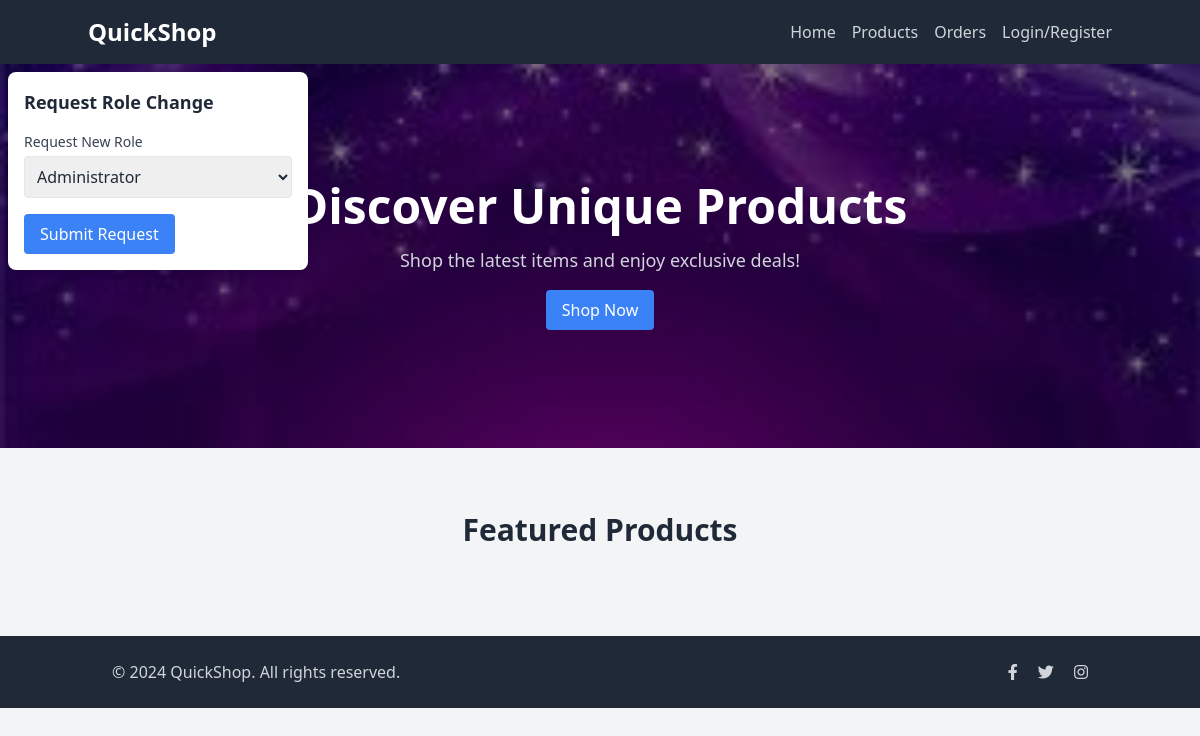
/view/home.php, run on an earlier commit of the app's database.
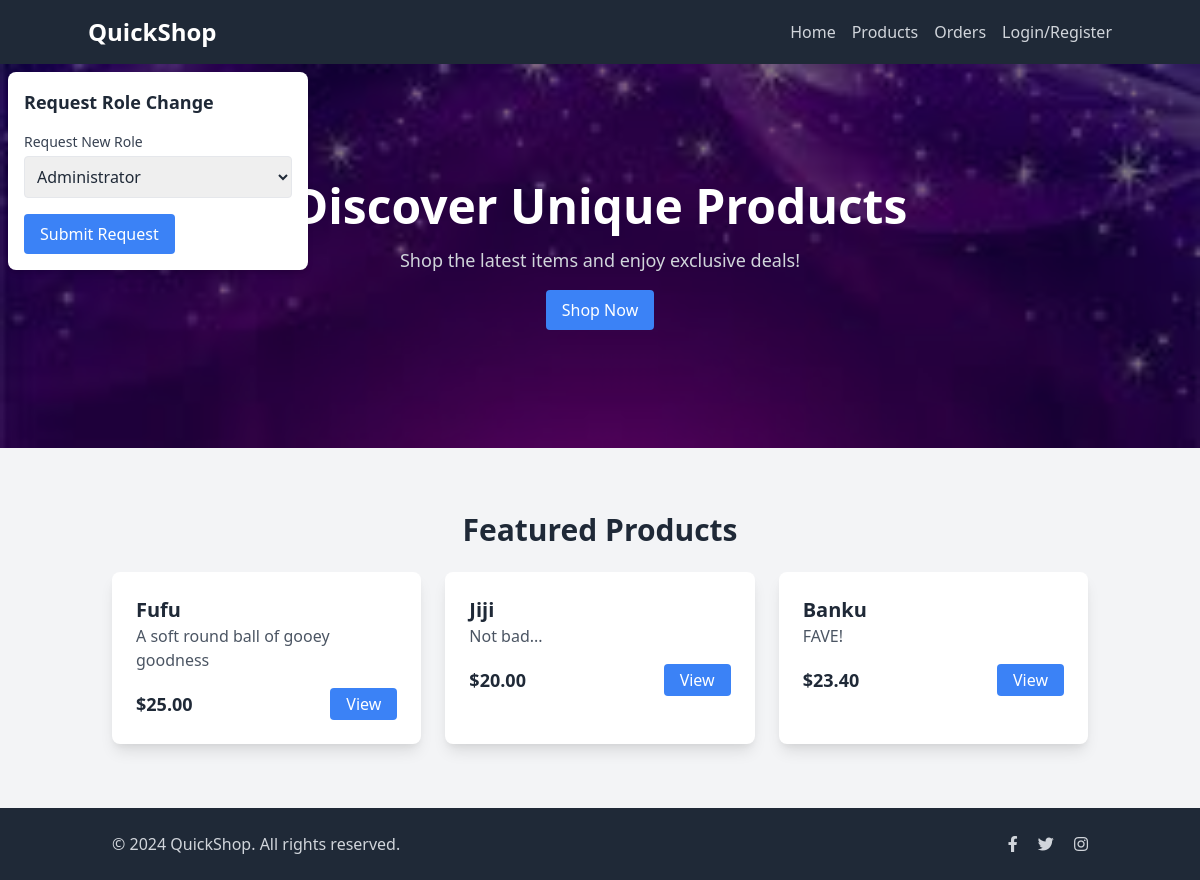
And on a later commit of the database.
### tables this page shows
CREATE TABLE `products` (
  `product_id` int(11) NOT NULL,
  `pname` varchar(100) NOT NULL,
  `description` text NOT NULL,
  `price` decimal(10,2) NOT NULL,
  `stock_qty` int(11) DEFAULT NULL
);

### controllers/product_controller.php (called while the page is built, shortened)
<?php
require_once("../classes/product_class.php");
function getProductsController() {
    $products = new Product();
    return $products->getProducts();
}
?>

### classes/product_class.php (called while the page is built, shortened)
<?php
require_once("../settings/db_class.php");
class Product extends db_connection
{
    public function getProducts() {
        $ndb = new db_connection();
        $sql = "SELECT * FROM `products`";
        if ($ndb->db_query($sql)) {
            $products = $ndb->db_fetch_all();
            if ($products) {
                return $products;
            }
        }
        return [];
    }
}
?>

### settings/db_class.php (called while the page is built, shortened)
<?php
if (!class_exists('db_connection')) {
	class db_connection
	{
		public $db = null;
		public $results = null;
		function db_connect()
		{
			$this->db = mysqli_connect(SERVER, USERNAME, PASSWORD, DATABASE);
			if (mysqli_connect_errno()) {
				return false;
			} else {
				return true;
			}
		}
		function db_query($sqlQuery)
		{
			$this->results = mysqli_query($this->db, $sqlQuery);
			if ($this->results == false) {
				return false;
			} else {
				return true;
			}
		}
		function db_fetch_all()
		{
			return mysqli_fetch_all($this->results, MYSQLI_ASSOC);
		}
	}
}
?>

### view/home.php (the view, shortened to what the changed rows need)
<?php
require_once('../controllers/product_controller.php');
$products = getProductsController();
?>
<!DOCTYPE html>
<html lang="en">
<head>
    <link href="https://cdn.jsdelivr.net/npm/tailwindcss@2.2.16/dist/tailwind.min.css" rel="stylesheet">
    <link rel="stylesheet" href="https://cdnjs.cloudflare.com/ajax/libs/font-awesome/5.15.3/css/all.min.css">
</head>
<body class="bg-gray-100 text-gray-800">
    <header class="bg-cover bg-center h-96" style="background-image: url('../images/shiny.jpeg');">
        <div class="bg-black bg-opacity-50 h-full flex items-center justify-center text-center">
            <div>
                <h1 class="text-5xl font-bold text-white">Discover Unique Products</h1>
            </div>
        </div>
    </header>
    <section id="products" class="py-16">
        <div class="container mx-auto px-6">
            <h2 class="text-3xl font-semibold mb-6 text-center">Featured Products</h2>
            <div class="grid grid-cols-1 md:grid-cols-2 lg:grid-cols-3 gap-6">
                <?php foreach ($products as $product): ?>
                    <div class="bg-white shadow-lg rounded-lg overflow-hidden">
                        <div class="p-6">
                            <h3 class="text-xl font-semibold"><?php echo $product['pname']; ?></h3>
                            <p class="text-gray-600"><?php echo $product['description']; ?></p>
                            <div class="flex justify-between items-center mt-4">
                                <span class="text-lg font-bold">$<?php echo number_format($product['price'], 2); ?></span>
                                <a href="products.php?id=<?php echo $product['product_id']; ?>" class="bg-blue-500 text-white py-1 px-4 rounded hover:bg-blue-700">View</a>
                            </div>
                        </div>
                    </div>
                <?php endforeach; ?>
            </div>
        </div>
    </section>
</body>
</html>

What changed in the data, as far as the page shows it:
added products: pname "Fufu", description "A soft round ball of gooey goodness", price "25.00"
added products: pname "Jiji", description "Not bad...", price "20.00"
added products: pname "Banku", description "FAVE!", price "23.40"
